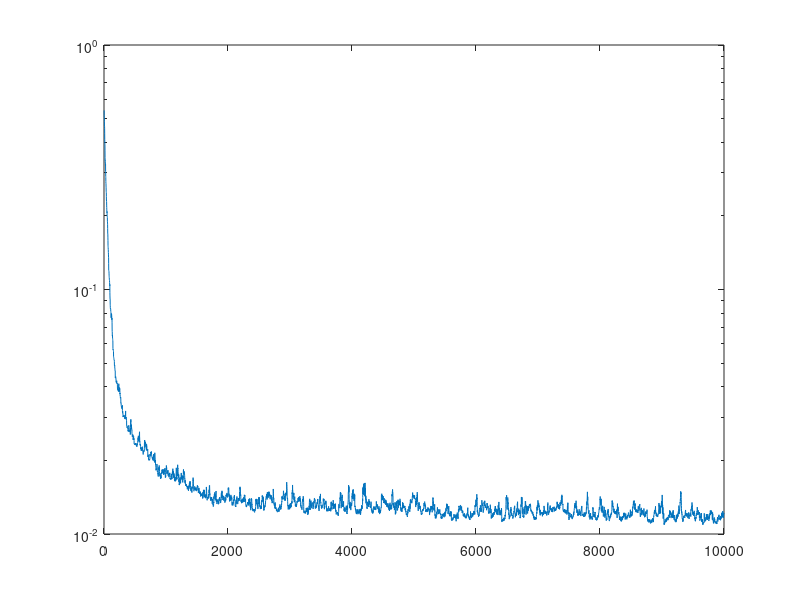

The MATLAB script that drew this image:
tic

total = 10; %number of repetitions of  simulation
iter = 10000;
amse = zeros(iter,1);
for epoch = 1:total
dn =zeros(1,3000); %nonlinear time series
dn(1) = .1;
dn(2) = .1;
for ii = 3:3000
dn(ii) = (0.8-0.5*exp(-dn(ii-1)^2))*dn(ii-1) - (0.3+0.9*exp(-dn(ii-1)^2))*dn(ii-2) + .1*sin(dn(ii-1)*pi)+0.1*randn(1,1);
end
X = [dn(1:2998);dn(2:2999)]; %input data
D = transpose(dn(3:3000)); %output data

mu = 0.2; %step size
samples = 100; %number of RFF
sigma = sqrt(1/(3.73*2)); %Gaussian widths
w = 1/sigma * randn(2,samples);
theta = rand(1,samples);
Z = sqrt(2/samples)*cos(transpose(X)*w + pi*ones(2998,1)*theta); %inputs in RFF space

%Centralized RFF kernel learning
h= zeros(1,samples);
mse=zeros(iter,1);
error= zeros(iter,1);

for jj= 1:iter
v = ceil(rand(1,1)*2998); %randomly pick data
x = X(:,v);
%z = sqrt(2/samples)*cos(transpose(x)*w + pi*theta);
error(jj) = D(v) - Z(v,:)*transpose(h);
h = h + mu *Z(v,:)*error(jj); %LMS update

mse(jj) = norm(D(2499:2998) - Z(2499:2998,:)*transpose(h))^2/500; %MSE on last 500 data points
end
amse = amse + mse(1:iter,1)/total;
end
toc
figure(1);
semilogy(mse)
